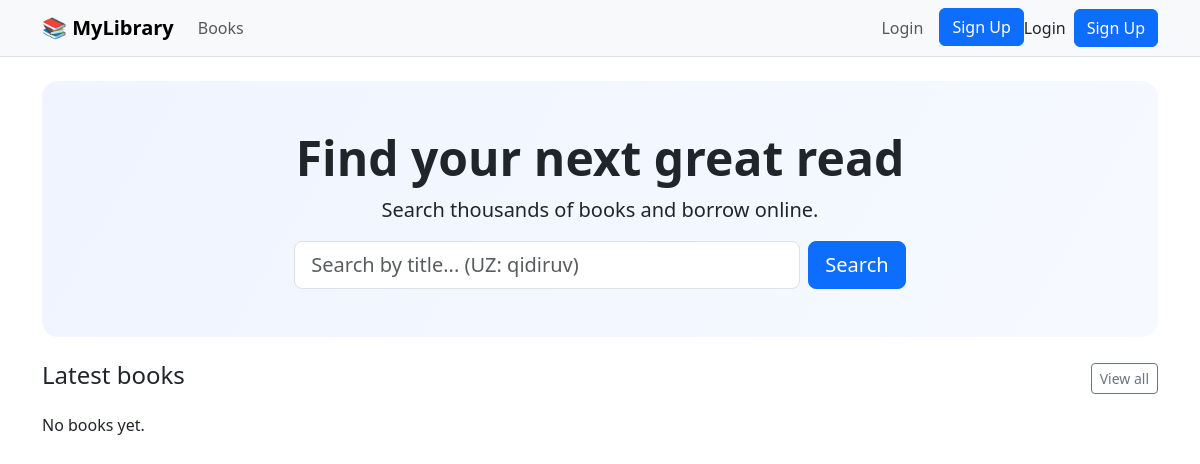
Before: / with the older database file.
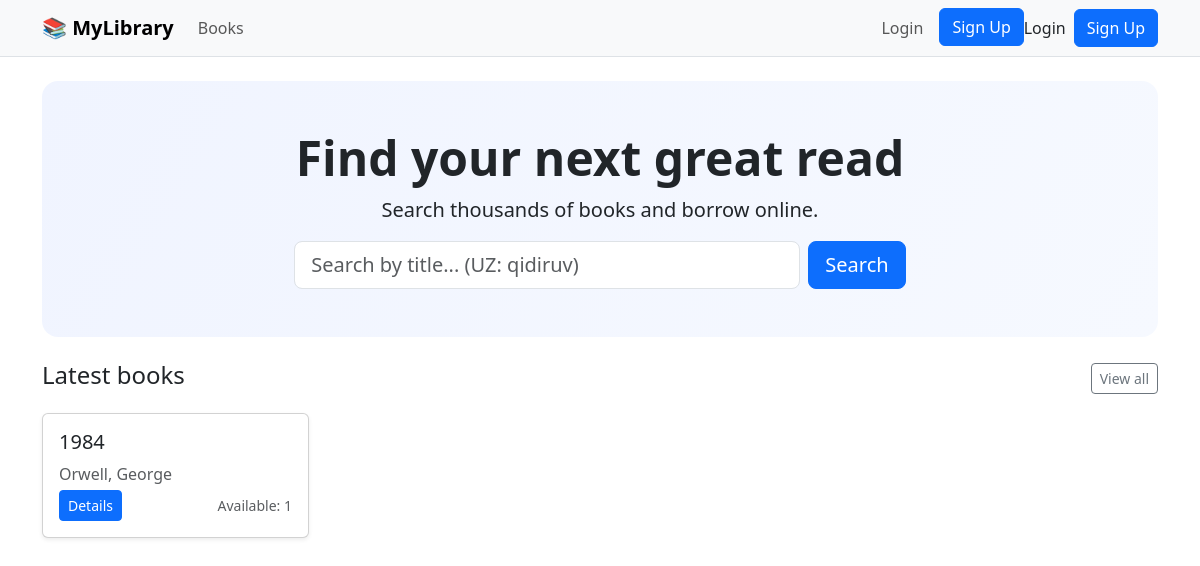
After: the same page with the newer database file.
### catalog/models.py (models this page shows, shortened)
class Book(models.Model):
    title = models.CharField(max_length=200)
    author = models.ForeignKey(Author, on_delete=models.PROTECT)
    categories = models.ManyToManyField(Category, blank=True)
    description = models.TextField(blank=True)
    isbn = models.CharField(max_length=13, blank=True)
    cover = models.ImageField(upload_to="covers/", blank=True, null=True)
    year = models.PositiveIntegerField(blank=True, null=True)
    def get_absolute_url(self):
        return reverse("catalog:book_detail", args=[self.pk])

class Author(models.Model):
    first_name = models.CharField(max_length=100)
    last_name = models.CharField(max_length=100)
    bio = models.TextField(blank=True)
    class Meta:
        ordering = ["last_name", "first_name"]
    def __str__(self):
        return f"{self.last_name}, {self.first_name}"

class BookCopy(models.Model):
    AVAILABLE = "available"
    BORROWED = "borrowed"
    STATUS_CHOICES = [
    (AVAILABLE, "Available"),
    (BORROWED, "Borrowed"),
    ]
    book = models.ForeignKey(Book, on_delete=models.CASCADE, related_name="copies")
    barcode = models.CharField(max_length=50, unique=True)
    status = models.CharField(max_length=10, choices=STATUS_CHOICES, default=AVAILABLE)

### catalog/views.py (the view)
# urls.py: path("", views.HomeView.as_view(), name="home"),
class HomeView(TemplateView):
    template_name = "catalog/home.html"
    def get_context_data(self, **kwargs):
        ctx = super().get_context_data(**kwargs)
        ctx["latest_books"] = (
            Book.objects
            .select_related("author")
            .prefetch_related("categories", "copies")
            .order_by("-id")[:8]
        )
        return ctx

### templates/catalog/home.html (shortened to what this page needs)
{% extends 'base.html' %}
{% block content %}
<section class="hero rounded-4 p-5 text-center mb-4">
  <h1 class="display-5 fw-bold">Find your next great read</h1>
  <p class="lead">Search thousands of books and borrow online.</p>
  <form class="row g-2 justify-content-center" action="{% url 'catalog:book_list' %}" method="get">
    <div class="col-10 col-md-6">
      <input class="form-control form-control-lg" name="q" placeholder="Search by title... (UZ: qidiruv)" />
    </div>
    <div class="col-auto">
      <button class="btn btn-lg btn-primary">Search</button>
    </div>
  </form>
</section>
<div class="d-flex justify-content-between align-items-center mb-3">
  <h2 class="h4">Latest books</h2>
  <a href="{% url 'catalog:book_list' %}" class="btn btn-outline-secondary btn-sm">View all</a>
</div>
<div class="row row-cols-1 row-cols-sm-2 row-cols-md-3 row-cols-lg-4 g-3">
  {% for b in latest_books %}
    {% include 'catalog/_book_card.html' %}
  {% empty %}
    <p>No books yet.</p>
  {% endfor %}
</div>
{% endblock %}

### templates/base.html (shortened to what this page needs)
<!doctype html>
<html lang="en">
<head>
    <link href="https://cdn.jsdelivr.net/npm/bootstrap@5.3.3/dist/css/bootstrap.min.css" rel="stylesheet">
</head>
<body>
    {% include 'components/navbar.html' %}
    <main class="container py-4">
        {% block content %}{% endblock %}
    </main>
</body>
</html>

### templates/components/navbar.html (shortened to what this page needs)
<nav class="navbar navbar-expand-lg bg-body-tertiary border-bottom">
    <div class="container">
        <a class="navbar-brand fw-bold" href="{% url 'catalog:home' %}">📚 MyLibrary</a>
        <div class="collapse navbar-collapse" id="nav">
            <ul class="navbar-nav me-auto mb-2 mb-lg-0">
                <li class="nav-item"><a class="nav-link" href="{% url 'catalog:book_list' %}">Books</a></li>
            </ul>
            <ul class="navbar-nav">
                {% if user.is_authenticated %}
                    <li class="nav-item"><a class="nav-link" href="{% url 'catalog:profile' %}">Hello, {{ user.username }}</a></li>
                    <li class="nav-item"><a class="btn btn-outline-danger ms-2" href="{% url 'logout' %}">Logout</a></li>
                {% else %}
                    <li class="nav-item"><a class="nav-link" href="{% url 'login' %}">Login</a></li>
                    <li class="nav-item"><a class="btn btn-primary ms-2" href="{% url 'catalog:signup' %}">Sign Up</a></li>
                {% endif %}
            </ul>
            {% if user.is_authenticated %}
              <a class="btn btn-outline-danger ms-2" href="{% url 'logout' %}">Logout</a>
            {% else %}
              <a class="nav-link" href="{% url 'login' %}">Login</a>
              <a class="btn btn-primary ms-2" href="{% url 'catalog:signup' %}">Sign Up</a>
            {% endif %}
        </div>
    </div>
</nav>

### templates/catalog/_book_card.html (shortened to what this page needs)
<div class="col">
    <div class="card h-100 shadow-sm">
        <div class="card-body d-flex flex-column">
            <h5 class="card-title">{{ b.title }}</h5>
            <p class="text-muted mb-1">{{ b.author }}</p>
            <div class="mt-auto d-flex justify-content-between align-items-center">
                <a href="{{ b.get_absolute_url }}" class="btn btn-sm btn-primary">Details</a>
                <small class="text-muted">Available: {{ b.copies.all|dictsort:'status'|length }}</small>
            </div>
        </div>
    </div>
</div>

### templates/base.html (style rules this page uses)
.hero { background: linear-gradient(120deg,#f0f4ff,#f6f9ff); }

Changed rows visible on the page:
added Book: title "1984", author "Orwell, George", copies.all|dictsort "1"
Other visible differences:
text no longer shown: "No books yet."
